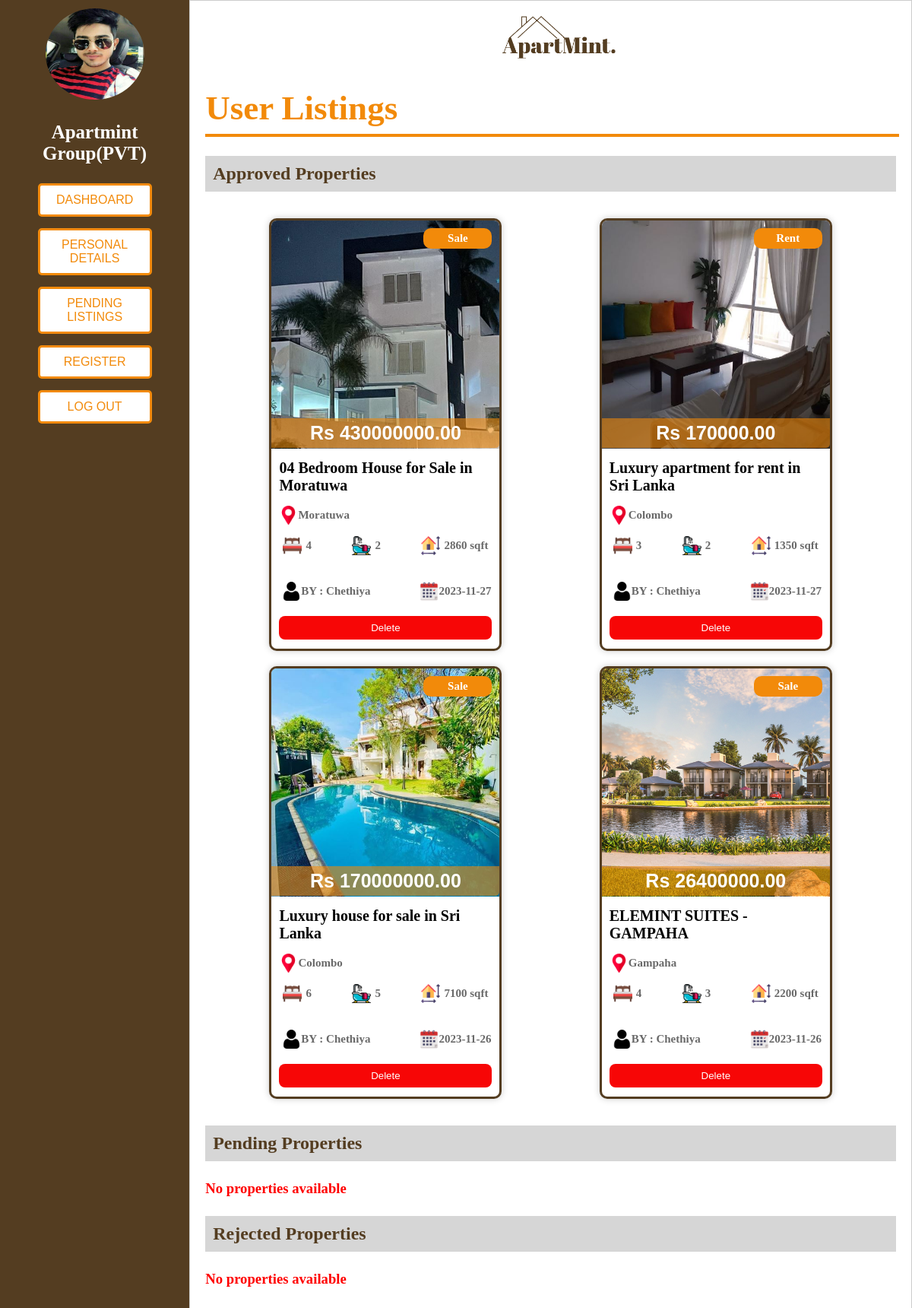
Screenshot of /admin/view_user_listings.php?user_id=14 (signed in) with the database file from the repository.
### tables this page shows
CREATE TABLE `listing_details` (
  `id` int(50) NOT NULL,
  `user_id` int(100) NOT NULL,
  `listing_type` varchar(30) NOT NULL,
  `title` varchar(250) NOT NULL,
  `property_type` varchar(30) NOT NULL,
  `address` varchar(300) NOT NULL,
  `city` varchar(100) NOT NULL,
  `total_units` int(11) NOT NULL,
  `bedrooms` int(20) NOT NULL,
  `bathrooms` int(20) NOT NULL,
  `price` decimal(10,0) NOT NULL,
  `size` int(20) NOT NULL,
  `features` text NOT NULL,
  `kitchen` text NOT NULL,
  `outdoor_spaces` text NOT NULL,
  `living_spaces` text NOT NULL,
  `utilities` text NOT NULL,
  `li_image` varchar(1800) NOT NULL,
  `description` text NOT NULL,
  `f_name` varchar(50) NOT NULL,
  `l_name` varchar(50) NOT NULL,
  `email` varchar(80) NOT NULL,
  `p_no` varchar(50) NOT NULL,
  `date` datetime NOT NULL DEFAULT current_timestamp(),
  `approval_status` varchar(255) NOT NULL DEFAULT 'Pending'
);

### admin/view_user_listings.php (the view, shortened to what this page needs)
<?php
include('../process_php/db_connection.php');
$admin_id = $_SESSION["admin_id"];
$sql = "SELECT * FROM admins WHERE admin_id = $admin_id";
$result = $conn->query($sql);
if ($result->num_rows > 0) {
    $adminName = $_SESSION["admin_name"];
    $truncatedName = (strlen($adminName) > 21) ? substr($adminName, 0, 21) . '...' : $adminName;
} else {
    echo "admin not found";
}
$user_id = isset($_GET['user_id']) ? $_GET['user_id'] : '';
?>
<!DOCTYPE html>
<html lang="en">
    <head>
        <link rel="stylesheet" type="text/css" href="../style/style_myAccount.css">
        <link rel="stylesheet" type="text/css" href="../style/style_all_listings.css">
        <link rel="stylesheet" type="text/css" href="style/style_view_approved_properties.css">
    </head>
    <body>
        <div class="container">
            <div class="left-section">
            <img class="profile-photo" src="process_php/uploads/profile_photos/<?php echo $_SESSION["admin_profile_photo"]; ?>" alt="Profile Photo">
                <p class="full-name"><?php echo $truncatedName; ?></p>
                <ul>
                    <a href="admin_dashboard.php"><li><button class="button">Dashboard</button></li></a>
                    <a href="admin_myAccount.php"><li><button class="button">Personal Details</button></li></a>
                    <a href="view_pendingListings.php"><li><button class="button">Pending Listings</button></li></a>
                    <a href="admin_register.php"><li><button class="button">Register</button></li></a>
                    <a href="process_php/process_logout.php"><li><button class="button">Log Out</button></li></a>
                </ul>
            </div>
            <div style="padding:20px;" class="right-section">
                <a class="logo1" href="admin_dashboard.php"><img src="../images/logo.png" alt="Logo"></a>
                <a href="view_users.php"><h1 class="main-title">User Listings</h1></a>
                <hr style="width: 100%; border: 2px #F28A0A solid">
                <h2 class="sub-titles">Approved Properties</h2>
                <div class="all-listing-container">
                    <?php
                    include('process_php/db_connection.php');
                    $sql = "SELECT * FROM listing_details WHERE user_id = $user_id AND approval_status = 'Approved' ORDER BY date DESC";
                    $result = $conn->query($sql);
                    if ($result->num_rows > 0) {
                        echo '<div class="listing-container">';
                        while($row = $result->fetch_assoc()) {
                            echo '<a href="user_listing_view.php?id=' . $row['id'] . '" class="property-link">';
                            $imagePaths = explode(',', $row['li_image']);
                            $firstImagePath = isset($imagePaths[0]) ? $imagePaths[0] : '';
                            echo'<div class="listing">';
                                echo '<div class="listing-photo">';
                                    if (!empty($firstImagePath)) {
                                        echo '<div><img src="../process_php/' . $firstImagePath . '" alt="Listing Photo"></div>';
                                    } else {
                                        echo '<div class="listing-photo">No Image Available</div>';
                                    }
                                    echo '<div class="listing-price">Rs ' . $row['price'] . '.00</div>';
                                    echo '<div class="listing-type">' . $row['listing_type'] . '</div>';
                                echo '</div>';
                                echo '<div class="listing-info">';
                                    $shortenedTitle = (strlen($row['title']) > 45) ? substr($row['title'], 0, 45) . '...' : $row['title'];
                                    echo '<div class="listing-title">' . $shortenedTitle . '</div>';
                                    echo '<div class="listing-address"><img src="../images/placeholder.png" alt="Bed">' . $row['city'] . '</div>';
                                    echo '<div class="listing-icons">';
                                    echo '<div class="icon-bed"><img src="../images/bed.png" alt="Bed">' . $row['bedrooms'] . '</div>';
                                    echo '<div class="icon-bath"><img src="../images/bath.png" alt="Bath">' . $row['bathrooms'] . '</div>';
                                    echo '<div class="icon-size"><img src="../images/size.png" alt="Size">' . $row['size'] . ' sqft</div>';
                                    echo '</div>';
                                    echo '<div class="listing-publish">';
                                        echo '<div class="listing-date"><img src="../images/calendar.png" alt="Date">' . date('Y-m-d', strtotime($row['date'])) . '</div>';
                                        echo '<div class="publisher-icon"><img src="../images/user.png" alt="Publisher">BY : ' . $row['f_name'] . '</div>';
                                    echo '</div>';
                                    echo '<form action="process_php/delete_approvedListing.php" method="post">';
                                    echo '<button type="submit" class="delete-button">Delete</button>';
                                    echo '</form>';
                                echo '</div>';
                            echo '</div>';
                            echo '</a>';
                        }
                        echo '</div>';
                    }
                    else {
                        echo "<h3 style='color:red;'>No properties available</h3>";
                    }
                    ?>
                </div>
                <h2 class="sub-titles">Pending Properties</h2>
                <div class="all-listing-container">
                    <?php
                    include('process_php/db_connection.php');
                    $sql = "SELECT * FROM listing_details WHERE user_id = $user_id AND approval_status = 'Pending' ORDER BY date DESC";
                    $result = $conn->query($sql);
                    if ($result->num_rows > 0) {
                        echo '<div class="listing-container">';
                        while($row = $result->fetch_assoc()) {
                            echo '<a href="admin_listing_view.php?id=' . $row['id'] . '" class="property-link">';
                            $imagePaths = explode(',', $row['li_image']);
                            $firstImagePath = isset($imagePaths[0]) ? $imagePaths[0] : '';
                            echo'<div class="listing">';
                                echo '<div class="listing-photo">';
                                    if (!empty($firstImagePath)) {
                                        echo '<div><img src="../process_php/' . $firstImagePath . '" alt="Listing Photo"></div>';
                                    } else {
                                        echo '<div class="listing-photo">No Image Available</div>';
                                    }
                                    echo '<div class="listing-price">Rs ' . $row['price'] . '.00</div>';
                                    echo '<div class="listing-type">' . $row['listing_type'] . '</div>';
                                echo '</div>';
                                echo '<div class="listing-info">';
                                    $shortenedTitle = (strlen($row['title']) > 45) ? substr($row['title'], 0, 45) . '...' : $row['title'];
                                    echo '<div class="listing-title">' . $shortenedTitle . '</div>';
                                    echo '<div class="listing-address"><img src="../images/placeholder.png" alt="Bed">' . $row['city'] . '</div>';
                                    echo '<div class="listing-icons">';
                                    echo '<div class="icon-bed"><img src="../images/bed.png" alt="Bed">' . $row['bedrooms'] . '</div>';
                                    echo '<div class="icon-bath"><img src="../images/bath.png" alt="Bath">' . $row['bathrooms'] . '</div>';
                                    echo '<div class="icon-size"><img src="../images/size.png" alt="Size">' . $row['size'] . ' sqft</div>';
                                    echo '</div>';
                                    echo '<div class="listing-publish">';
                                        echo '<div class="listing-date"><img src="../images/calendar.png" alt="Date">' . date('Y-m-d', strtotime($row['date'])) . '</div>';
                                        echo '<div class="publisher-icon"><img src="../images/user.png" alt="Publisher">BY : ' . $row['f_name'] . '</div>';
                                    echo '</div>';
                                    echo '';
                                    echo '<form action="process_php/delete_approvedListing.php" method="post">';
                                    echo '<input type="hidden" name="listing_id" value="' . $row['id'] . '">';
                                    echo '<button type="submit" class="delete-button">Delete</button>';
                                    echo '</form>';
                                echo '</div>';
                            echo '</div>';
                            echo '</a>';
                        }
                        echo '</div>';
                    }
                    else {
                        echo "<h3 style='color:red;'>No properties available</h3>";
                    }
                    ?>
                </div>
                <h2 class="sub-titles">Rejected Properties</h2>
                <div class="all-listing-container">
                    <?php
                    include('process_php/db_connection.php');
                    $sql = "SELECT * FROM listing_details WHERE user_id = $user_id AND approval_status = 'Rejected' ORDER BY date DESC";
                    $result = $conn->query($sql);
                    if ($result->num_rows > 0) {
                        echo '<div class="listing-container">';
                        while($row = $result->fetch_assoc()) {
                            echo '<a href="admin_listing_view.php?id=' . $row['id'] . '" class="property-link">';
                            $imagePaths = explode(',', $row['li_image']);
                            $firstImagePath = isset($imagePaths[0]) ? $imagePaths[0] : '';
                            echo'<div class="listing">';
                                echo '<div class="listing-photo">';
                                    if (!empty($firstImagePath)) {
                                        echo '<div><img src="../process_php/' . $firstImagePath . '" alt="Listing Photo"></div>';
                                    } else {
                                        echo '<div class="listing-photo">No Image Available</div>';
                                    }
                                    echo '<div class="listing-price">Rs ' . $row['price'] . '.00</div>';
                                    echo '<div class="listing-type">' . $row['listing_type'] . '</div>';
                                echo '</div>';
                                echo '<div class="listing-info">';
                                    $shortenedTitle = (strlen($row['title']) > 45) ? substr($row['title'], 0, 45) . '...' : $row['title'];
                                    echo '<div class="listing-title">' . $shortenedTitle . '</div>';
                                    echo '<div class="listing-address"><img src="../images/placeholder.png" alt="Bed">' . $row['city'] . '</div>';
                                    echo '<div class="listing-icons">';
                                    echo '<div class="icon-bed"><img src="../images/bed.png" alt="Bed">' . $row['bedrooms'] . '</div>';
                                    echo '<div class="icon-bath"><img src="../images/bath.png" alt="Bath">' . $row['bathrooms'] . '</div>';
                                    echo '<div class="icon-size"><img src="../images/size.png" alt="Size">' . $row['size'] . ' sqft</div>';
                                    echo '</div>';
                                    echo '<div class="listing-publish">';
                                        echo '<div class="listing-date"><img src="../images/calendar.png" alt="Date">' . date('Y-m-d', strtotime($row['date'])) . '</div>';
                                        echo '<div class="publisher-icon"><img src="../images/user.png" alt="Publisher">BY : ' . $row['f_name'] . '</div>';
                                    echo '</div>';
                                    echo '';
                                    echo '<form action="process_php/delete_approvedListing.php" method="post">';
                                    echo '<input type="hidden" name="listing_id" value="' . $row['id'] . '">';
                                    echo '<button type="submit" class="delete-button">Delete</button>';
                                    echo '</form>';
                                echo '</div>';
                            echo '</div>';
                            echo '</a>';
                        }
                        echo '</div>';
                    }
                    else {
                        echo "<h3 style='color:red;'>No properties available</h3>";
                    }
                    ?>
                </div>
            </div>
        </div>
    </body>
</html>

### rows the page displays
listing_details: shows a picture, price "430000000", listing_type "Sale", title "04 Bedroom House for Sale in Moratuwa", city "Moratuwa", bedrooms "4", bathrooms "2", size "2860", date "2023-11-27", f_name "Chethiya"
listing_details: shows a picture, price "170000", listing_type "Rent", title "Luxury apartment for rent in Sri Lanka", city "Colombo", bedrooms "3", bathrooms "2", size "1350", date "2023-11-27", f_name "Chethiya"
listing_details: shows a picture, price "170000000", listing_type "Sale", title "Luxury house for sale in Sri Lanka", city "Colombo", bedrooms "6", bathrooms "5", size "7100", date "2023-11-26", f_name "Chethiya"
listing_details: shows a picture, price "26400000", listing_type "Sale", title "ELEMINT SUITES - GAMPAHA", city "Gampaha", bedrooms "4", bathrooms "3", size "2200", date "2023-11-26", f_name "Chethiya"

### other values shown
$truncatedName "Apartmint Group(PVT)"
